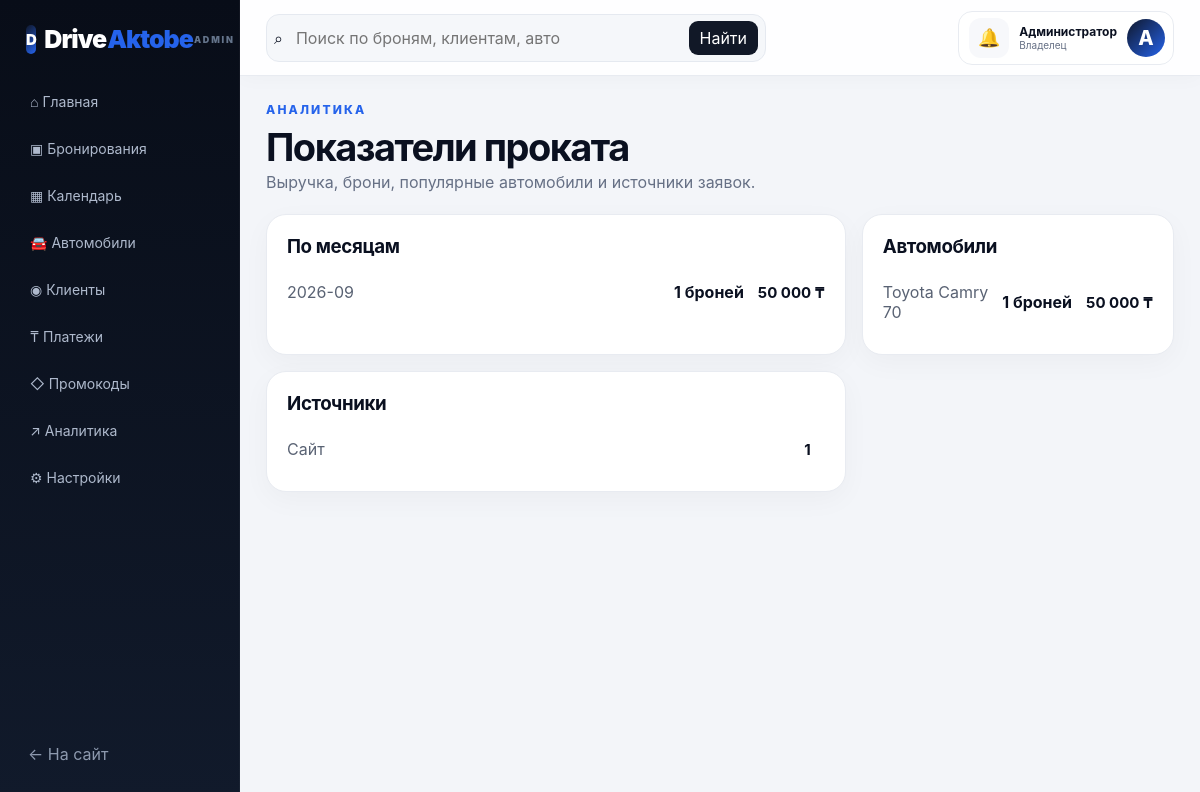
The app's page /admin/analytics with its own data.
### tables this page shows
CREATE TABLE bookings(id INTEGER PRIMARY KEY AUTOINCREMENT,car_id INTEGER,car_name TEXT,city TEXT,pickup_date TEXT,pickup_time TEXT,return_date TEXT,return_time TEXT,customer_name TEXT,phone TEXT,email TEXT,pickup_location TEXT,extras TEXT,total INTEGER,status TEXT DEFAULT 'Новая',source TEXT DEFAULT 'Сайт',created_at TEXT, user_id INTEGER, promo_code TEXT);

### app.py (the view)
@app.get('/admin/analytics', response_class=HTMLResponse, name='admin_analytics')
def admin_analytics(request:Request):
    c=db(); month_rows=c.execute("SELECT substr(created_at,1,7) m,COUNT(*) n,COALESCE(SUM(CASE WHEN status!='Отменена' THEN total ELSE 0 END),0) revenue FROM bookings GROUP BY m ORDER BY m DESC LIMIT 6").fetchall(); car_rows=c.execute("SELECT car_name,COUNT(*) n,COALESCE(SUM(CASE WHEN status!='Отменена' THEN total ELSE 0 END),0) revenue FROM bookings GROUP BY car_name ORDER BY revenue DESC LIMIT 8").fetchall(); source_rows=c.execute("SELECT source,COUNT(*) n FROM bookings GROUP BY source ORDER BY n DESC").fetchall(); c.close(); return templates.TemplateResponse(request=request,name='admin_analytics.html',context=ctx(request,months=list(reversed(month_rows)),car_stats=car_rows,source_stats=source_rows))

### templates/admin_analytics.html
{% extends 'admin_base.html' %}{% block content %}<div class="admin-heading"><div><div class="eyebrow">АНАЛИТИКА</div><h1>Показатели проката</h1><p>Выручка, брони, популярные автомобили и источники заявок.</p></div></div><div class="admin-grid"><section class="panel"><div class="panel-head"><h3>По месяцам</h3></div>{% for m in months %}<div class="metric-row"><span>{{ m.m }}</span><b>{{ m.n }} броней</b><strong>{{ '{:,}'.format(m.revenue).replace(',', ' ') }} ₸</strong></div>{% else %}<div class="empty">Пока нет данных.</div>{% endfor %}</section><section class="panel"><div class="panel-head"><h3>Автомобили</h3></div>{% for x in car_stats %}<div class="metric-row"><span>{{ x.car_name }}</span><b>{{ x.n }} броней</b><strong>{{ '{:,}'.format(x.revenue).replace(',', ' ') }} ₸</strong></div>{% endfor %}</section><section class="panel"><div class="panel-head"><h3>Источники</h3></div>{% for x in source_stats %}<div class="metric-row"><span>{{ x.source }}</span><strong>{{ x.n }}</strong></div>{% endfor %}</section></div>{% endblock %}

### static/css/style.css (style rules this page uses)
:root { --bg:#f6f7fb;--card:#fff;--ink:#111827;--muted:#6b7280;--line:#e5e7eb;--blue:#2f66ff;--blue2:#1845d8;--soft:#eef3ff;--shadow:0 18px 60px rgba(17,24,39,.08);--radius:22px }
* { box-sizing:border-box }
html { scroll-behavior:smooth }
body { margin:0;font-family:Inter,ui-sans-serif,system-ui,-apple-system,BlinkMacSystemFont,"Segoe UI",sans-serif;color:var(--ink);background:var(--bg) }
.eyebrow { font-size:12px;font-weight:850;letter-spacing:.18em;color:var(--blue);margin-bottom:12px }
.hero h1,.page-hero h1,.detail-page h1,.booking-page h1,.text-page h1,.profile-main h1,.admin-heading h1 { font-size:clamp(34px,5vw,68px);line-height:.98;letter-spacing:-.045em;margin:0 0 20px }
.admin-body { background:#f4f6fb }
.admin-heading { display:flex;justify-content:space-between;align-items:flex-end;margin-bottom:22px }
.admin-heading h1 { font-size:38px;margin-bottom:6px }
.admin-heading p { margin:0;color:var(--muted) }
.stat,.panel { background:white;border:1px solid var(--line);border-radius:18px }
.admin-grid { display:grid;grid-template-columns:1.3fr .7fr;gap:16px;margin-top:16px }
.panel { padding:20px }
.panel-head { display:flex;justify-content:space-between;align-items:center;margin-bottom:12px }
.panel-head h3 { margin:0 }
.panel { box-shadow:0 8px 28px rgba(15,23,42,.035) }
.metric-row { display:grid;grid-template-columns:1fr auto auto;gap:14px;padding:12px 0;border-bottom:1px solid #eef0f4;align-items:center }
.metric-row:last-child { border-bottom:0 }
.metric-row span { color:#596273 }
.metric-row strong { font-size:15px }
:root { --ink:#0a1020;--muted:#667085;--line:#e7eaf0;--blue:#2563eb;--blue2:#1748c9;--violet:#6d5dfc;--bg:#f5f7fb;--shadow:0 24px 70px rgba(15,23,42,.10) }
body { background:radial-gradient(circle at 15% 0%,rgba(37,99,235,.055),transparent 28rem),var(--bg) }
.btn,.icon-btn,.car-card,.quick-cats a,.benefits>div,.panel,.stat { transition:transform .22s ease,box-shadow .22s ease,border-color .22s ease,background .22s ease }
.admin-body { background:#f3f5f9 }
.admin-heading h1 { letter-spacing:-.04em }
.admin-heading p { color:var(--muted) }
.panel { border-radius:20px;border:1px solid #e8ebf1 }
.panel-head h3 { letter-spacing:-.02em }

### records on screen
bookings: car_name "Toyota Camry 70", n "1", revenue "50 000", source "Сайт"

### other values on screen
{{ m.m }} "2026-09"
{{ m.n }} "1"
{{ '{:,}'.format(m.revenue).replace(',', ' ') }} "50 000"
